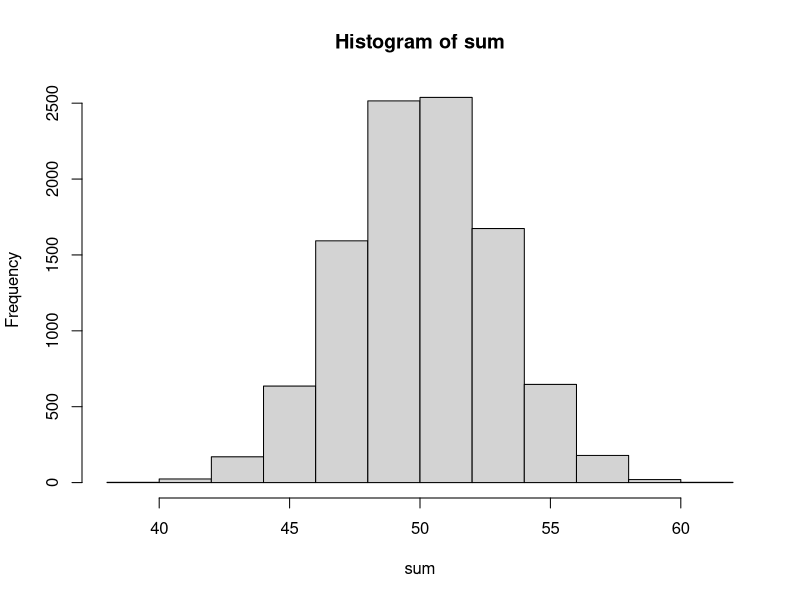
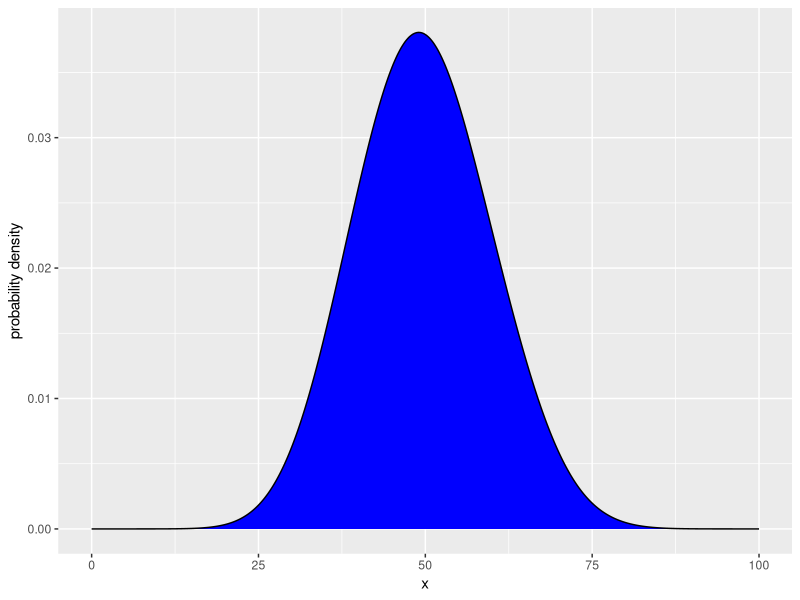
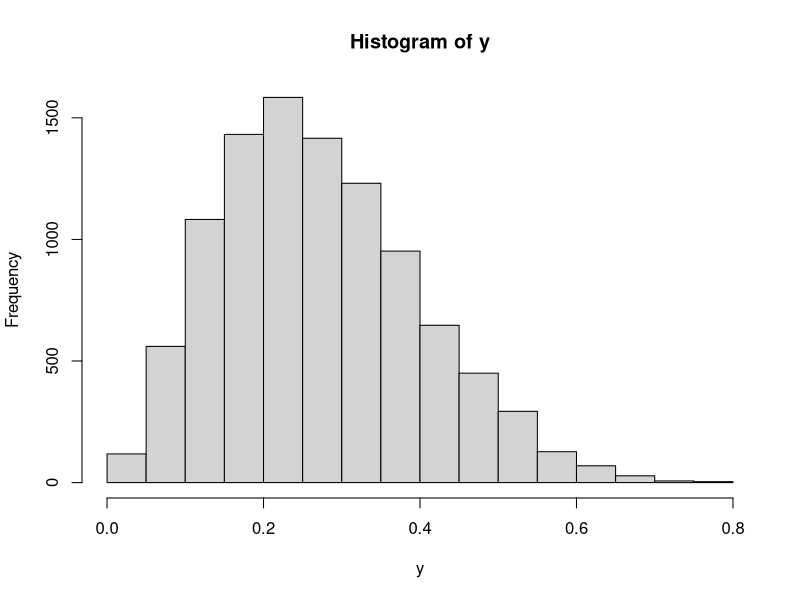
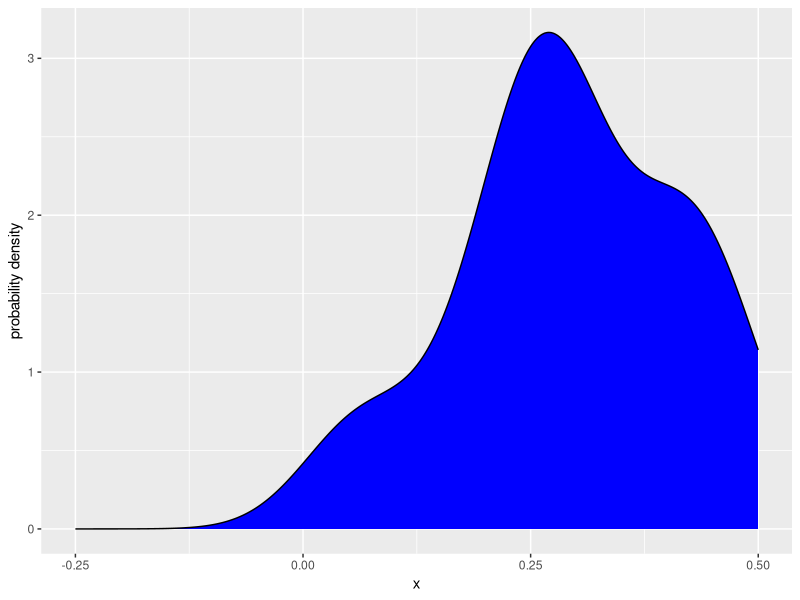

Recreate these plots in R, in order.
## ---- chunk 1
library(ggplot2)
set.seed(100)
n1 <- 10000
n2 <- 100
x <- matrix(rep(0, n1*n2), n1, n2)
for (j in 1:n2){
  for (i in 1:n1){
    x[i,j] <- runif(1, 0, 1)
  }
}
sum <- rowSums(x)
hist(sum)

a <- rnorm(100, 50, 100/12)
ggplot() + geom_density(aes(x=a), fill = "blue", adjust =2)+
  ylab("probability density")+
  xlab("x")+
  xlim(0, 100)

mean(sum)
sd(sum)
## ---- chunk 2
set.seed(100)
n1 <- 10000
n2 <- 10
x <- matrix(rep(0, n1*n2), n1, n2)
y <- matrix(rep(0,n1, n1, 1))
for (i in 1:n1){
  for (j in 1:n2){
    x[i,j] <- runif(1, 0, 1)
    
  }
  y[i] <- sort(x[i,])[3]
}
hist(y)

a <- rbeta(10,3,8)
ggplot() + geom_density(aes(x=a), fill = "blue")+
  ylab("probability density")+
  xlab("x")+
  xlim(-.25, 0.5)
mean(y)
sd(y)
